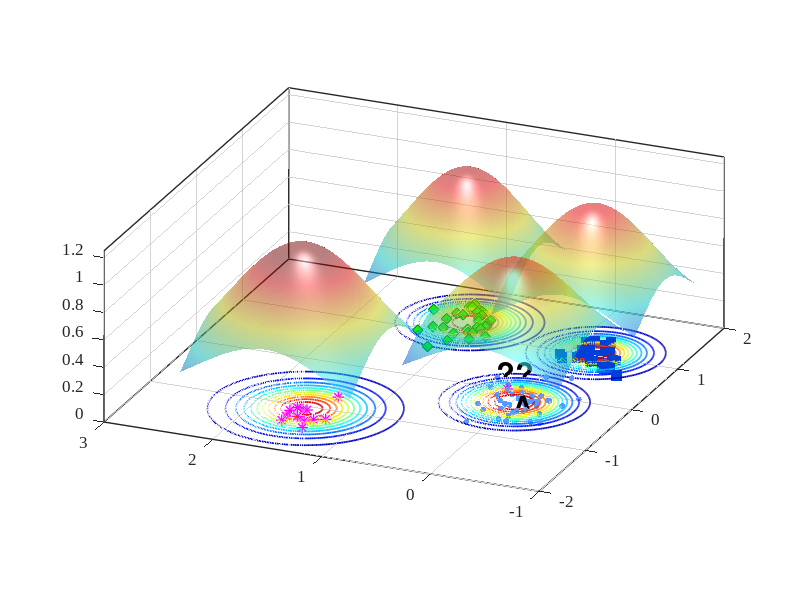

Source code (MATLAB):
%% Reproduce EVM-style demo figure (no toolboxes)
clear; close all; clc; rng(7);

% ---------- 1) 合成四类二维数据 ----------
% 类中心（大致对应图中位置）
C_star  = [-1.15  1.55];   % 红色星
C_diam  = [ 1.25  1.05];   % 绿色菱形
C_square= [ 1.05 -0.20];   % 蓝色方块
C_dot   = [-0.20  0.00];   % 蓝色小点（被 A 标注影响的那簇）

% 协方差（控制每簇形状）
S = @(sx,sy,rho)[sx^2 rho*sx*sy; rho*sx*sy sy^2];
Sig_star   = S(0.18,0.20, 0.05);
Sig_diam   = S(0.22,0.18,-0.10);
Sig_square = S(0.20,0.16, 0.05);
Sig_dot    = S(0.25,0.18, 0.00);

% 从高斯采样（不用 mvnrnd）
sample = @(N,mu,SIG) (randn(N,2)*chol(SIG,'lower') + mu);

X_star   = sample(12,C_star,   Sig_star);
X_diam   = sample(30,C_diam,   Sig_diam);
X_square = sample(28,C_square, Sig_square);
X_dot    = sample(45,C_dot,    Sig_dot);

% 加一个“离群星”靠近 A（见原图左中）
X_star = [X_star; 0.02 0.15];

% ---------- 2) 底面散点与样式 ----------
figure('Color','w','Position',[100,100,800,600]);
hold on; box on; grid on;
z0 = 0; % 所有散点都放在 z=0 的平面

scatter3(X_dot(:,1),   X_dot(:,2),   z0+zeros(size(X_dot,1),1),   18, [0.35 0.60 1.00], 'filled');  % 蓝色小点
scatter3(X_diam(:,1),  X_diam(:,2),  z0+zeros(size(X_diam,1),1),  60, 'g', 'd', 'filled', 'MarkerEdgeColor',[0 0.45 0]); % 绿菱形
scatter3(X_square(:,1),X_square(:,2),z0+zeros(size(X_square,1),1),60, [0 0.25 0.85], 's', 'filled'); % 蓝方块
scatter3(X_star(:,1),  X_star(:,2),  z0+zeros(size(X_star,1),1),  70, [1 0 1], '*', 'LineWidth',1.0); % 洋红星

% ---------- 3) ψ-model 等值环（彩色同心） ----------
% 采用带形状参的径向函数 psi(r) = exp(-(r/s)^t)
psi = @(X,Y,cx,cy,s,t) exp( - ( sqrt((X-cx).^2 + (Y-cy).^2) ./ s ).^t );

% 选几处“极端向量/代表点”（包含 A 所在）
EV = [ -0.23 -0.02 ;   % A 对应蓝点极端向量
        1.06 -0.22 ;   % 蓝方块
        1.28  1.03 ;   % 绿菱形
       -1.05  1.55 ];  % 红星
scale = [0.42, 0.36, 0.40, 0.48];   % 各自 scale
shape = [2.6,  2.2,  2.4,  2.0];    % 各自 shape

% 网格
[xg,yg] = meshgrid(linspace(-3,3,400));
colormap(jet); caxis([0 1]);

% 等高线层级（红到蓝：高到低）
levels = linspace(1.0,0.05,12);

for k = 1:size(EV,1)
    Z = psi(xg,yg,EV(k,1),EV(k,2),scale(k),shape(k));
    [~, h] = contour(xg,yg,Z,levels);    % 直接画在底面，保持颜色映射
    set(h,'LineWidth',1.25);

    % 将等高线明确压到 z=0（兼容不同 MATLAB 版本）
    ch = get(h,'Children');
    for ic = 1:numel(ch)
        zd = get(ch(ic),'ZData');
        if ~isempty(zd)
            set(ch(ic),'ZData',zeros(size(zd))); % 强制贴在 z=0
        end
    end
end

% 标出 A 与问号
text(-0.34,-0.06,0.02,'A','FontWeight','bold','FontSize',20,'Color','k');
text( 0.25, 0.35,0.03,'??','FontWeight','bold','FontSize',22,'Color','k');
text( 2.90,-0.05,0.03,'?','FontWeight','bold','FontSize',22,'Color','k');

% ---------- 4) 上方半透明“钟形面”（表示类支持/概率） ----------
% 用四个高斯穹顶，中心与各簇一致
gauss2 = @(X,Y,cx,cy,s) exp(-((X-cx).^2 + (Y-cy).^2)/(2*s^2));
tops  = {C_star, C_diam, C_square, C_dot};
sigT  = [0.65 0.55 0.55 0.60];
amp   = [1.05 0.95 0.90 0.85];

% 抬高穹顶，并缩小每个穹顶的覆盖范围（为每个穹顶使用局部网格）
zlift      = 0.18;   % 统一抬高量（不改变颜色映射）
spanFactor = 1.2;    % 每个穹顶半宽 = spanFactor * sigma（越小覆盖越小）
gridN      = 121;    % 局部网格分辨率

for i=1:4
    cx = tops{i}(1); cy = tops{i}(2);
    span = spanFactor * sigT(i);
    [xgi,ygi] = meshgrid(linspace(cx - span, cx + span, gridN), ...
                         linspace(cy - span, cy + span, gridN));

    Zt = amp(i) * gauss2(xgi,ygi,cx,cy,sigT(i));
    % 用 Zt 作为颜色，Zt+zlift 作为高度，从而抬高且保留原色
    s1 = surf(xgi,ygi, Zt + zlift, Zt, 'EdgeColor','none', 'FaceAlpha',0.5);
end
shading interp; camlight headlight; lighting gouraud;

% ---------- 5) 轴、视角与观感 ----------
xlim([-2 2]); ylim([-1 3]); zlim([0 1.25]); view(-67,22);
axis vis3d; daspect([1 1 0.8]);
set(gca,'FontName','Times New Roman','FontSize',12,'LineWidth',1);
% xlabel('x'); ylabel('y'); zlabel('score / \psi');

% 网格和背景风格
grid on; set(gca,'GridAlpha',0.2,'MinorGridAlpha',0.15);
